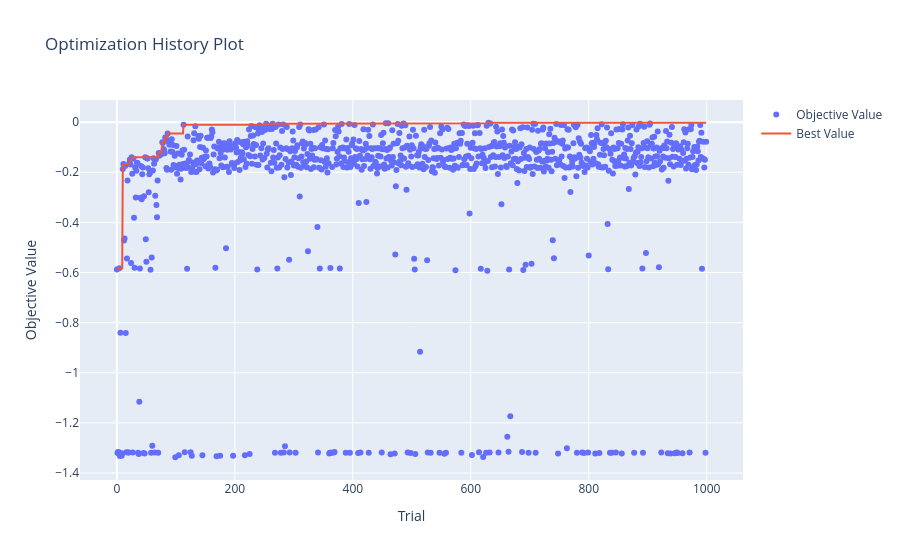

The cell this chart's notebook holds for it:
### Code cell
# Optimization history
optuna.visualization.plot_optimization_history(study)

### Figure 1 — Plotly figure (JSON) as saved in the notebook; plotly's stock layout.template omitted (floating-point values rounded to 4 significant figures; data arrays with more than 128 entries replaced by an {"elided": "..."} marker saying what was removed)
{"data": [{"mode": "markers", "name": "Objective Value", "type": "scatter", "x": {"elided": "1000 int values"}, "y": {"elided": "1000 float values"}}, {"mode": "lines", "name": "Best Value", "type": "scatter", "x": {"elided": "1000 int values"}, "y": {"elided": "1000 float values"}}, {"marker": {"color": "#cccccc"}, "mode": "markers", "name": "Infeasible Trial", "showlegend": false, "type": "scatter", "x": [], "y": []}], "layout": {"autosize": true, "title": {"text": "Optimization History Plot"}, "xaxis": {"autorange": true, "range": [-58.47, 1057.0], "title": {"text": "Trial"}, "type": "linear"}, "yaxis": {"autorange": true, "range": [-1.447, 0.1077], "title": {"text": "Objective Value"}, "type": "linear"}}}
